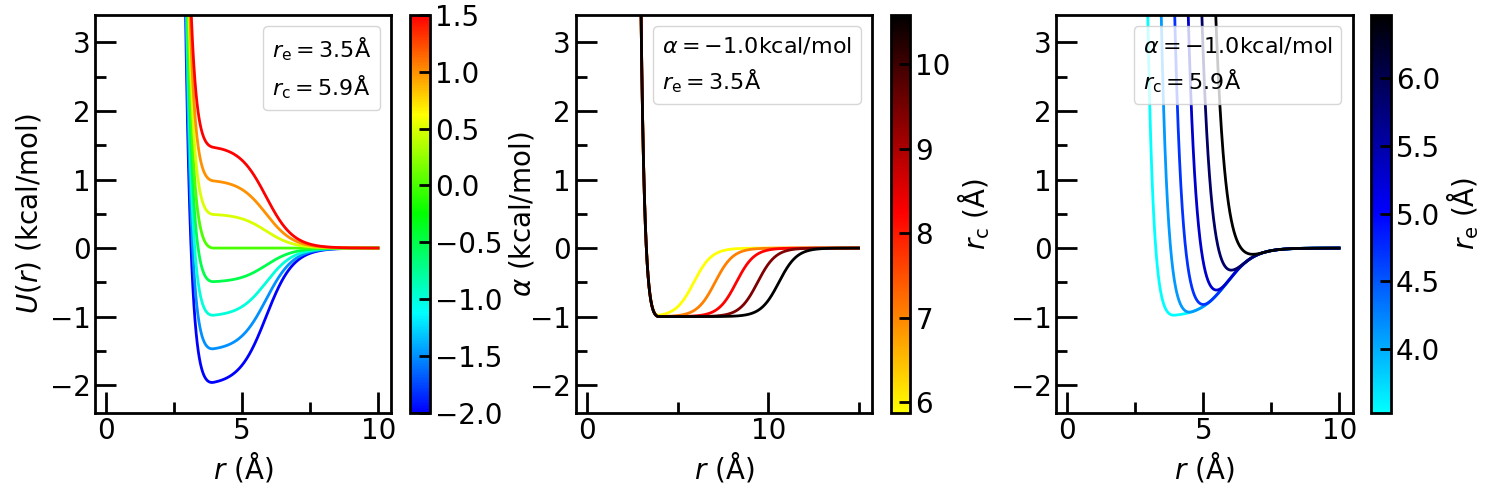

This chart was generated by the following Python code:
""""""
import numpy as np
import matplotlib.pyplot as plt
from matplotlib.colors import LinearSegmentedColormap
from mpl_toolkits.axes_grid1 import make_axes_locatable
from matplotlib.pyplot import MultipleLocator
from matplotlib.collections import LineCollection
from matplotlib import colors
from matplotlib.ticker import LogLocator,LogFormatter,AutoMinorLocator

""""""
figname='pot'
sgm=5.88

""""""
def lj(x,eps=0.2,alf=-1.0,re=0.6*sgm,rc=1.0*sgm,mu=1):
    ljlmd=4*eps*((re/x)**12-(re/x)**6)+eps
    ljlmdcut=ljlmd*(1-np.heaviside(x-2**(1/6)*re,0))
    soft=alf/2*(1-np.tanh(mu*(x-rc)))
    return ljlmdcut+soft

alf=np.arange(-2,2,0.5)
rc=np.arange(1.0,1.9,0.2)*sgm
re=np.arange(0.6,1.1,0.1)*sgm

""""""
plt.figure(figsize=(15,5))
wth=2
size=20
lenmaj=15
lenmin=8
xtick=0.1
ytick=20
# ytick=0.002

color=[(0,0,1),(0,1,1),(0,1,0),(1,1,0),(1,0,0)]
nodes=[0.00,1/4,2/4,3/4,1.00]
cmap=LinearSegmentedColormap.from_list('custom_cmap',list(zip(nodes,color)))
norm=colors.Normalize(vmin=np.min(alf),vmax=np.max(alf))
ax=plt.subplot(1,3,1)
x=np.arange(0.1,10,0.01)
for i in range(len(alf)):
    normc=norm(alf[i])
    rgb=cmap(normc)
    ax.plot(x,lj(x,alf=alf[i]),color=rgb,linewidth=wth)
ax.plot([],[],label='$r_\\mathrm{e}=%.1f\\mathrm{\\AA}$'%(0.6*sgm))
ax.plot([],[],label='$r_\\mathrm{c}=%.1f\\mathrm{\\AA}$'%(1.0*sgm))
ax.autoscale()
ax.minorticks_on()
ax.tick_params(axis='both',which='major',direction='in',width=wth,length=lenmaj,labelsize=size)
ax.tick_params(axis='both',which='minor',direction='in',width=wth,length=lenmin,labelsize=size)
ax.xaxis.set_minor_locator(AutoMinorLocator(2))
ax.yaxis.set_minor_locator(AutoMinorLocator(2))
ax.spines['bottom'].set_linewidth(wth)
ax.spines['top'].set_linewidth(wth)
ax.spines['left'].set_linewidth(wth)
ax.spines['right'].set_linewidth(wth)
ax.set_ylim(-2.4,3.4)
ax.set_xlabel('$r~(\\mathrm{\\AA})$',fontsize=size)
ax.set_ylabel('$U(r)$ (kcal/mol)',fontsize=size)
ax.legend(loc='upper right',fontsize=0.8*size,handlelength=0.0,handletextpad=0.0)
sm=plt.cm.ScalarMappable(cmap=cmap,norm=norm)
sm.set_array([])
cbar=plt.colorbar(sm,ax=plt.gca())
cbar.set_label('$\\alpha$ (kcal/mol)',fontsize=size)
# cbar.ax1.yaxis.set_major_locator(LogLocator(subs='all'))  ### For color parameters with small range, without spanning multiple orders of magnitude.
# cbar.ax1.yaxis.set_major_formatter(LogFormatter(minor_thresholds=(2,1))) ### For color parameters with small range, without spanning multiple orders of magnitude.
cbar.ax.tick_params(labelsize=size,direction='in',width=wth,length=lenmin)
cbar.outline.set_linewidth(wth)

color=[(1,1,0),(1,0,0),(0,0,0)]
nodes=[0.00,1/2,1.00]
cmap=LinearSegmentedColormap.from_list('custom_cmap',list(zip(nodes,color)))
norm=colors.Normalize(vmin=np.min(rc),vmax=np.max(rc))
ax=plt.subplot(1,3,2)
x=np.arange(0.1,15,0.01)
for i in range(len(rc)):
    normc=norm(rc[i])
    rgb=cmap(normc)
    ax.plot(x,lj(x,rc=rc[i]),color=rgb,linewidth=wth)
ax.plot([],[],label='$\\alpha=%.1f\\mathrm{kcal/mol}$'%(-1.0))
ax.plot([],[],label='$r_\\mathrm{e}=%.1f\\mathrm{\\AA}$'%(0.6*sgm))
ax.autoscale()
ax.minorticks_on()
ax.tick_params(axis='both',which='major',direction='in',width=wth,length=lenmaj,labelsize=size)
ax.tick_params(axis='both',which='minor',direction='in',width=wth,length=lenmin,labelsize=size)
ax.xaxis.set_minor_locator(AutoMinorLocator(2))
ax.yaxis.set_minor_locator(AutoMinorLocator(2))
ax.spines['bottom'].set_linewidth(wth)
ax.spines['top'].set_linewidth(wth)
ax.spines['left'].set_linewidth(wth)
ax.spines['right'].set_linewidth(wth)
ax.set_ylim(-2.4,3.4)
ax.set_xlabel('$r~(\\mathrm{\\AA})$',fontsize=size)
ax.legend(loc='upper right',fontsize=0.8*size,handlelength=0.0,handletextpad=0.0)
sm=plt.cm.ScalarMappable(cmap=cmap,norm=norm)
sm.set_array([])
cbar=plt.colorbar(sm,ax=plt.gca())
cbar.set_label('$r_\\mathrm{c}~(\\mathrm{\\AA})$',fontsize=size)
# cbar.ax1.yaxis.set_major_locator(LogLocator(subs='all'))  ### For color parameters with small range, without spanning multiple orders of magnitude.
# cbar.ax1.yaxis.set_major_formatter(LogFormatter(minor_thresholds=(2,1))) ### For color parameters with small range, without spanning multiple orders of magnitude.
cbar.ax.tick_params(labelsize=size,direction='in',width=wth,length=lenmin)
cbar.outline.set_linewidth(wth)

color=[(0,1,1),(0,0,1),(0,0,0)]
nodes=[0.00,1/2,1.00]
cmap=LinearSegmentedColormap.from_list('custom_cmap',list(zip(nodes,color)))
norm=colors.Normalize(vmin=np.min(re),vmax=np.max(re))
ax=plt.subplot(1,3,3)
x=np.arange(0.1,10,0.01)
for i in range(len(re)):
    normc=norm(re[i])
    rgb=cmap(normc)
    ax.plot(x,lj(x,re=re[i]),color=rgb,linewidth=wth)
ax.plot([],[],label='$\\alpha=%.1f\\mathrm{kcal/mol}$'%(-1.0))
ax.plot([],[],label='$r_\\mathrm{c}=%.1f\\mathrm{\\AA}$'%(1.0*sgm))
ax.autoscale()
ax.minorticks_on()
ax.tick_params(axis='both',which='major',direction='in',width=wth,length=lenmaj,labelsize=size)
ax.tick_params(axis='both',which='minor',direction='in',width=wth,length=lenmin,labelsize=size)
ax.xaxis.set_minor_locator(AutoMinorLocator(2))
ax.yaxis.set_minor_locator(AutoMinorLocator(2))
ax.spines['bottom'].set_linewidth(wth)
ax.spines['top'].set_linewidth(wth)
ax.spines['left'].set_linewidth(wth)
ax.spines['right'].set_linewidth(wth)
ax.set_ylim(-2.4,3.4)
ax.set_xlabel('$r~(\\mathrm{\\AA})$',fontsize=size)
ax.legend(loc='upper right',fontsize=0.8*size,handlelength=0.0,handletextpad=0.0)
sm=plt.cm.ScalarMappable(cmap=cmap,norm=norm)
sm.set_array([])
cbar=plt.colorbar(sm,ax=plt.gca())
cbar.set_label('$r_\\mathrm{e}~(\\mathrm{\\AA})$',fontsize=size)
# cbar.ax1.yaxis.set_major_locator(LogLocator(subs='all'))  ### For color parameters with small range, without spanning multiple orders of magnitude.
# cbar.ax1.yaxis.set_major_formatter(LogFormatter(minor_thresholds=(2,1))) ### For color parameters with small range, without spanning multiple orders of magnitude.
cbar.ax.tick_params(labelsize=size,direction='in',width=wth,length=lenmin)
cbar.outline.set_linewidth(wth)

plt.tight_layout()
plt.savefig(f'{figname}.png',format='png')
plt.savefig(f'{figname}.pdf',format='pdf')
plt.show()

plt.figure(figsize=(8,5))
wth=2
size=20
lenmaj=15
lenmin=8
xtick=0.1
ytick=20
color=['#105186','#3D86B6','#67B3DA','#9DDAF2']
nodes=[0/3,1/3,2/3,3/3]
cmap=LinearSegmentedColormap.from_list('custom_cmap',list(zip(nodes,color)))

ax=plt.subplot(1,1,1)
x=np.arange(0.1,5,0.01)
ax.plot(x,lj(x,rc=1.37,re=0.6),linewidth=wth,color=cmap(1.0),label='$r_\\mathrm{c}=1.37\\sigma_{ij}$,$r_\\mathrm{e}=0.6\\sigma_{ij}$')
ax.plot(x,lj(x,rc=1.5,re=0.82),linewidth=wth,color=cmap(0.5),label='$r_\\mathrm{c}=1.5\\sigma_{ij}$,$r_\\mathrm{e}=0.82\\sigma_{ij}$')
ax.plot(x,lj(x,rc=1.55,re=1.0),linewidth=wth,color=cmap(0.0),label='$r_\\mathrm{c}=1.55\\sigma_{ij}$,$r_\\mathrm{e}=1.0\\sigma_{ij}$')
ax.autoscale()
ax.minorticks_on()
ax.tick_params(axis='both',which='major',direction='in',width=wth,length=lenmaj,labelsize=size)
ax.tick_params(axis='both',which='minor',direction='in',width=wth,length=lenmin,labelsize=size)
ax.xaxis.set_minor_locator(AutoMinorLocator(2))
ax.yaxis.set_minor_locator(AutoMinorLocator(2))
ax.spines['bottom'].set_linewidth(wth)
ax.spines['top'].set_linewidth(wth)
ax.spines['left'].set_linewidth(wth)
ax.spines['right'].set_linewidth(wth)
ax.set_ylim(-2.4,3.4)
ax.set_xlabel('$r~(\\sigma_{ij})$',fontsize=size)
ax.set_ylabel('$U(r)$ (kcal/mol)',fontsize=size)
ax.legend(loc='upper right',fontsize=0.8*size)

plt.tight_layout()
plt.savefig(f'{figname}_2.png',format='png')
plt.savefig(f'{figname}_2.pdf',format='pdf')
plt.show()

def ljlmdcut(x,eps=0.2,re=0.6*sgm):
    ljlmd=4*eps*((re/x)**12-(re/x)**6)+eps
    ljlmdcut=ljlmd*(1-np.heaviside(x-2**(1/6)*re,0))
    return ljlmdcut
def soft(x,alf=-1.0,rc=1.0*sgm,mu=1):
    soft=alf/2*(1-np.tanh(mu*(x-rc)))
    return soft

plt.figure(figsize=(8,5))
wth=2
size=20
lenmaj=15
lenmin=8
xtick=0.1
ytick=20

ax=plt.subplot(1,1,1)
x=np.arange(0.1,5,0.01)
ax.plot(x,ljlmdcut(x,re=0.6),linewidth=wth,label='$U(r)=4\\epsilon[(\\frac{r_\\mathrm{e}}{r})^{12}-(\\frac{r_\\mathrm{e}}{r})^6]+\\epsilon$')
ax.plot(x,soft(x,rc=1.5),linewidth=wth,label='$U(r)=\\alpha/2[1-\\tanh\\mu(r-r_\\mathrm{c})]$')
ax.autoscale()
ax.minorticks_on()
ax.tick_params(axis='both',which='major',direction='in',width=wth,length=lenmaj,labelsize=size)
ax.tick_params(axis='both',which='minor',direction='in',width=wth,length=lenmin,labelsize=size)
ax.xaxis.set_minor_locator(AutoMinorLocator(2))
ax.yaxis.set_minor_locator(AutoMinorLocator(2))
ax.spines['bottom'].set_linewidth(wth)
ax.spines['top'].set_linewidth(wth)
ax.spines['left'].set_linewidth(wth)
ax.spines['right'].set_linewidth(wth)
ax.set_ylim(-1.4,3.4)
ax.set_xlabel('$r~(\\sigma_{ij})$',fontsize=size)
ax.set_ylabel('$U(r)$ (kcal/mol)',fontsize=size)
ax.legend(loc='upper right',fontsize=0.8*size)

plt.tight_layout()
plt.savefig(f'{figname}_3.png',format='png')
plt.savefig(f'{figname}_3.pdf',format='pdf')
plt.show()
